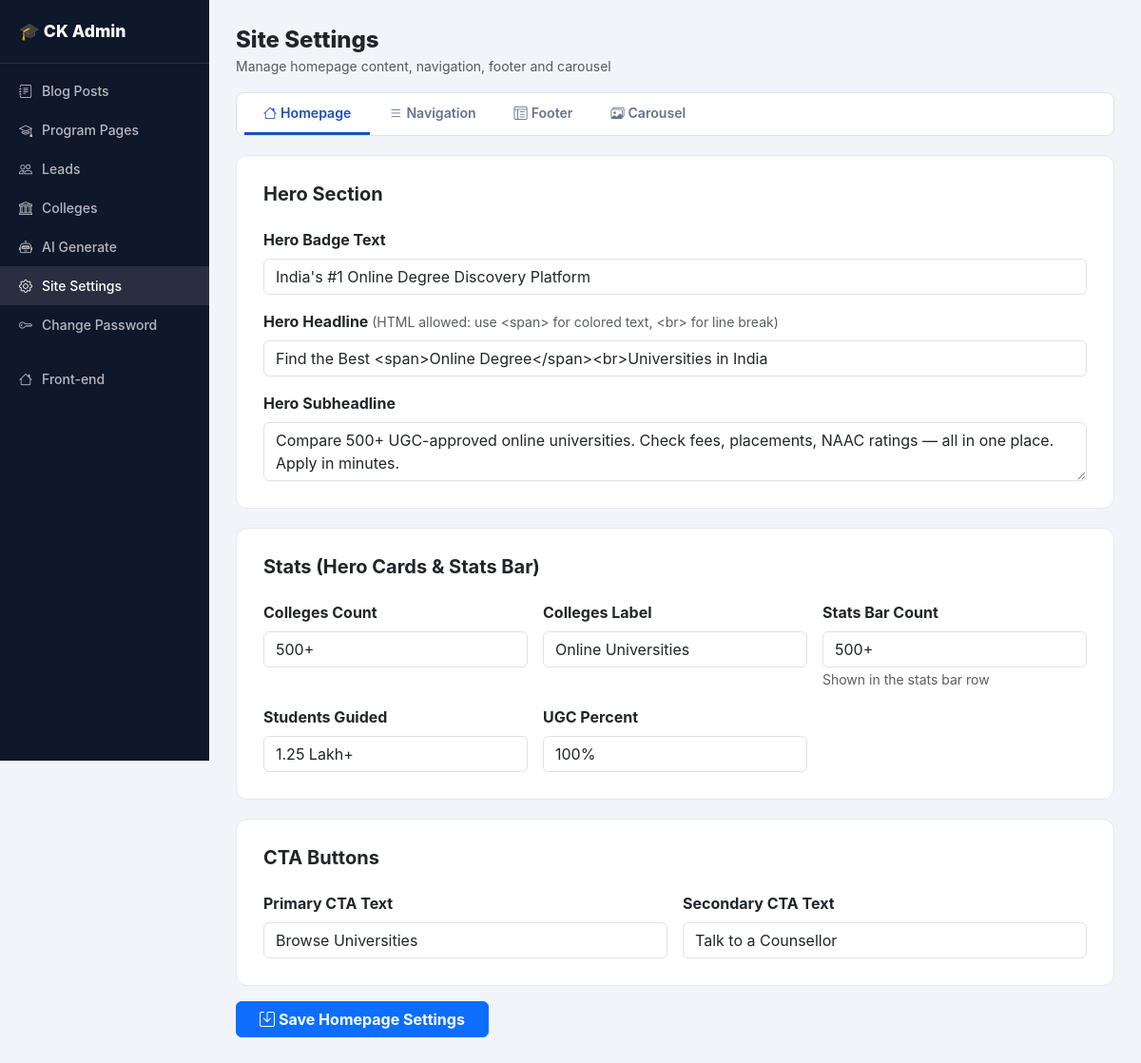
/admin/site-settings.php (signed in), run on the app's committed database.
### tables this page shows
CREATE TABLE IF NOT EXISTS site_settings (
  `key` VARCHAR(100) NOT NULL PRIMARY KEY,
  `value` LONGTEXT,
  `updated_at` TIMESTAMP DEFAULT CURRENT_TIMESTAMP ON UPDATE CURRENT_TIMESTAMP
);

### admin/site-settings.php (the view, shortened to what this page needs)
<?php
$pdo   = getDB();
function getSetting(PDO $pdo, string $key, string $default = ''): string {
    try {
        $stmt = $pdo->prepare("SELECT `value` FROM site_settings WHERE `key` = ?");
        $stmt->execute([$key]);
        $v = $stmt->fetchColumn();
        return $v !== false ? $v : $default;
    } catch (Throwable $e) {
        return $default;
    }
}
try {
    $pdo->exec("CREATE TABLE IF NOT EXISTS site_settings (
        `key` VARCHAR(100) NOT NULL PRIMARY KEY,
        `value` LONGTEXT,
        `updated_at` TIMESTAMP DEFAULT CURRENT_TIMESTAMP ON UPDATE CURRENT_TIMESTAMP
    ) ENGINE=InnoDB DEFAULT CHARSET=utf8mb4");
} catch (Throwable $e) {}
$activeTab = $_GET['tab'] ?? 'homepage';
function e(string $s): string { return htmlspecialchars($s, ENT_QUOTES); }
function gs(PDO $pdo, string $key, string $default = ''): string { return e(getSetting($pdo, $key, $default)); }
?>
<!DOCTYPE html>
<html lang="en">
<head>
<link rel="stylesheet" href="https://cdn.jsdelivr.net/npm/bootstrap@5.3.3/dist/css/bootstrap.min.css">
<link rel="stylesheet" href="https://cdn.jsdelivr.net/npm/bootstrap-icons@1.11.3/font/bootstrap-icons.min.css">
</head>
<body>
<nav class="admin-sidebar">
  <div class="brand">🎓 CK Admin</div>
  <ul class="nav flex-column mt-2">
    <li class="nav-item"><a class="nav-link" href="index.php?tab=posts"><i class="bi bi-journal-text"></i> Blog Posts</a></li>
    <li class="nav-item"><a class="nav-link" href="index.php?tab=programs"><i class="bi bi-mortarboard"></i> Program Pages</a></li>
    <li class="nav-item"><a class="nav-link" href="index.php?tab=leads"><i class="bi bi-people"></i> Leads</a></li>
    <li class="nav-item"><a class="nav-link" href="colleges.php"><i class="bi bi-bank"></i> Colleges</a></li>
    <li class="nav-item"><a class="nav-link" href="generate.php"><i class="bi bi-robot"></i> AI Generate</a></li>
    <li class="nav-item"><a class="nav-link active" href="site-settings.php"><i class="bi bi-gear"></i> Site Settings</a></li>
    <li class="nav-item"><a class="nav-link" href="change-password.php"><i class="bi bi-key"></i> Change Password</a></li>
    <li class="nav-item mt-3"><a class="nav-link" href="/dashboard/"><i class="bi bi-house"></i> Front-end</a></li>
  </ul>
</nav>
<div class="admin-main">
  <div class="d-flex justify-content-between align-items-center mb-2">
    <div>
      <h4 class="mb-0" style="font-weight:800;">Site Settings</h4>
      <small class="text-muted">Manage homepage content, navigation, footer and carousel</small>
    </div>
  </div>
  <div class="bg-white border rounded-3 mt-3 px-2 d-flex gap-0 overflow-auto">
    <button class="tab-nav-link <?= $activeTab==='homepage'?'active':'' ?>" onclick="switchTab('homepage')">
      <i class="bi bi-house me-1"></i>Homepage
    </button>
    <button class="tab-nav-link <?= $activeTab==='navigation'?'active':'' ?>" onclick="switchTab('navigation')">
      <i class="bi bi-list me-1"></i>Navigation
    </button>
    <button class="tab-nav-link <?= $activeTab==='footer'?'active':'' ?>" onclick="switchTab('footer')">
      <i class="bi bi-layout-text-window-reverse me-1"></i>Footer
    </button>
    <button class="tab-nav-link <?= $activeTab==='carousel'?'active':'' ?>" onclick="switchTab('carousel')">
      <i class="bi bi-images me-1"></i>Carousel
    </button>
  </div>
  <div id="tab-homepage" class="tab-panel" style="display:<?= $activeTab==='homepage'?'block':'none' ?>">
    <form method="POST">
      <div class="settings-card">
        <h5 class="fw-bold mb-4">Hero Section</h5>
        <div class="row g-3">
          <div class="col-12">
            <label class="form-label fw-bold">Hero Badge Text</label>
            <input type="text" name="hero_badge" class="form-control"
              value="<?= gs($pdo,'hero_badge',"India's #1 Online Degree Discovery Platform") ?>">
          </div>
          <div class="col-12">
            <label class="form-label fw-bold">Hero Headline <small class="text-muted fw-normal">(HTML allowed: use &lt;span&gt; for colored text, &lt;br&gt; for line break)</small></label>
            <input type="text" name="hero_headline" class="form-control"
              value="<?= gs($pdo,'hero_headline','Find the Best <span>Online Degree</span><br>Universities in India') ?>">
          </div>
          <div class="col-12">
            <label class="form-label fw-bold">Hero Subheadline</label>
            <textarea name="hero_subheadline" class="form-control" rows="2"><?= gs($pdo,'hero_subheadline','Compare 500+ UGC-approved online universities. Check fees, placements, NAAC ratings — all in one place. Apply in minutes.') ?></textarea>
          </div>
        </div>
      </div>
      <div class="settings-card">
        <h5 class="fw-bold mb-4">Stats (Hero Cards &amp; Stats Bar)</h5>
        <div class="row g-3">
          <div class="col-md-4">
            <label class="form-label fw-bold">Colleges Count</label>
            <input type="text" name="stat_colleges" class="form-control" value="<?= gs($pdo,'stat_colleges','500+') ?>">
          </div>
          <div class="col-md-4">
            <label class="form-label fw-bold">Colleges Label</label>
            <input type="text" name="stat_colleges_label" class="form-control" value="<?= gs($pdo,'stat_colleges_label','Online Universities') ?>">
          </div>
          <div class="col-md-4">
            <label class="form-label fw-bold">Stats Bar Count</label>
            <input type="text" name="stats_bar_colleges" class="form-control" value="<?= gs($pdo,'stats_bar_colleges','500+') ?>">
            <small class="text-muted">Shown in the stats bar row</small>
          </div>
          <div class="col-md-4">
            <label class="form-label fw-bold">Students Guided</label>
            <input type="text" name="stat_students" class="form-control" value="<?= gs($pdo,'stat_students','1.25 Lakh+') ?>">
          </div>
          <div class="col-md-4">
            <label class="form-label fw-bold">UGC Percent</label>
            <input type="text" name="stat_ugc" class="form-control" value="<?= gs($pdo,'stat_ugc','100%') ?>">
          </div>
        </div>
      </div>
      <div class="settings-card">
        <h5 class="fw-bold mb-4">CTA Buttons</h5>
        <div class="row g-3">
          <div class="col-md-6">
            <label class="form-label fw-bold">Primary CTA Text</label>
            <input type="text" name="cta_primary" class="form-control" value="<?= gs($pdo,'cta_primary','Browse Universities') ?>">
          </div>
          <div class="col-md-6">
            <label class="form-label fw-bold">Secondary CTA Text</label>
            <input type="text" name="cta_secondary" class="form-control" value="<?= gs($pdo,'cta_secondary','Talk to a Counsellor') ?>">
          </div>
        </div>
      </div>
      <div class="mt-3">
        <button type="submit" class="btn btn-primary fw-bold px-4">
          <i class="bi bi-save me-1"></i>Save Homepage Settings
        </button>
      </div>
    </form>
  </div>
</div>
</body>
</html>

### admin/site-settings.php (style rules this page uses)
body { background:#f1f5f9;font-family:'Inter',sans-serif; }
.admin-sidebar { width:220px;min-height:100vh;background:#0f172a;position:fixed;top:0;left:0;z-index:100;padding-top:20px; }
.admin-sidebar .brand { color:#fff;font-size:1.1rem;font-weight:800;padding:0 20px 20px;border-bottom:1px solid rgba(255,255,255,.1); }
.admin-sidebar .nav-link { color:rgba(255,255,255,.7);font-size:.875rem;font-weight:500;padding:10px 20px;display:flex;align-items:center;gap:10px;transition:background .2s,color .2s; }
.admin-sidebar .nav-link:hover,.admin-sidebar .nav-link.active { background:rgba(255,255,255,.1);color:#fff; }
.admin-main { margin-left:220px;min-height:100vh;padding:28px; }
.settings-card { background:#fff;border-radius:12px;border:1px solid #e2e8f0;padding:28px;margin-top:20px; }
.tab-nav-link { color:#64748b;border:none;border-bottom:3px solid transparent;padding:10px 20px;font-weight:600;font-size:.88rem;background:none;cursor:pointer;transition:all .2s; }
.tab-nav-link.active { color:#1a4fba;border-bottom-color:#1a4fba; }

### data on the page
site_settings: hero_badge "India's #1 Online Degree Discovery Platform"
site_settings: hero_headline "Find the Best <span>Online Degree</span><br>Universities in India"
site_settings: hero_subheadline "Compare 500+ UGC-approved online universities. Check fees, placements, NAAC ratings — all in one place. Apply in minutes."
site_settings: stat_colleges "500+"
site_settings: stat_colleges_label "Online Universities"
site_settings: stats_bar_colleges "500+"
site_settings: stat_students "1.25 Lakh+"
site_settings: stat_ugc "100%"
site_settings: cta_primary "Browse Universities"
site_settings: cta_secondary "Talk to a Counsellor"
